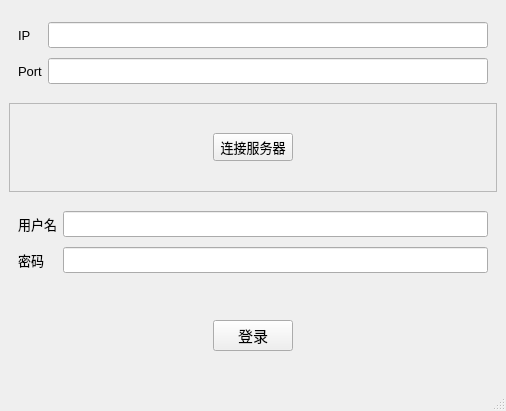
<?xml version="1.0" encoding="UTF-8"?>
<ui version="4.0">
 <class>MainWindow</class>
 <widget class="QMainWindow" name="MainWindow">
  <property name="geometry">
   <rect>
    <x>0</x>
    <y>0</y>
    <width>506</width>
    <height>411</height>
   </rect>
  </property>
  <property name="windowTitle">
   <string>MainWindow</string>
  </property>
  <widget class="QWidget" name="centralwidget">
   <layout class="QVBoxLayout" name="verticalLayout">
    <item>
     <widget class="QWidget" name="widget_3" native="true">
      <layout class="QGridLayout" name="gridLayout_2">
       <item row="2" column="0">
        <widget class="QLabel" name="label_4">
         <property name="font">
          <font>
           <pointsize>10</pointsize>
          </font>
         </property>
         <property name="text">
          <string>Port</string>
         </property>
        </widget>
       </item>
       <item row="0" column="0">
        <widget class="QLabel" name="label_3">
         <property name="font">
          <font>
           <pointsize>10</pointsize>
          </font>
         </property>
         <property name="text">
          <string>IP</string>
         </property>
        </widget>
       </item>
       <item row="0" column="1">
        <widget class="QLineEdit" name="ip">
         <property name="sizeIncrement">
          <size>
           <width>0</width>
           <height>0</height>
          </size>
         </property>
         <property name="baseSize">
          <size>
           <width>0</width>
           <height>0</height>
          </size>
         </property>
         <property name="font">
          <font>
           <pointsize>11</pointsize>
          </font>
         </property>
        </widget>
       </item>
       <item row="2" column="1">
        <widget class="QLineEdit" name="port">
         <property name="font">
          <font>
           <pointsize>11</pointsize>
          </font>
         </property>
        </widget>
       </item>
      </layout>
     </widget>
    </item>
    <item>
     <widget class="QFrame" name="frame">
      <property name="frameShape">
       <enum>QFrame::StyledPanel</enum>
      </property>
      <property name="frameShadow">
       <enum>QFrame::Raised</enum>
      </property>
      <layout class="QHBoxLayout" name="horizontalLayout_2">
       <item>
        <spacer name="horizontalSpacer_3">
         <property name="orientation">
          <enum>Qt::Horizontal</enum>
         </property>
         <property name="sizeHint" stdset="0">
          <size>
           <width>193</width>
           <height>20</height>
          </size>
         </property>
        </spacer>
       </item>
       <item>
        <widget class="QPushButton" name="connectServer">
         <property name="font">
          <font>
           <pointsize>10</pointsize>
          </font>
         </property>
         <property name="text">
          <string>连接服务器</string>
         </property>
        </widget>
       </item>
       <item>
        <spacer name="horizontalSpacer_4">
         <property name="orientation">
          <enum>Qt::Horizontal</enum>
         </property>
         <property name="sizeHint" stdset="0">
          <size>
           <width>193</width>
           <height>20</height>
          </size>
         </property>
        </spacer>
       </item>
      </layout>
     </widget>
    </item>
    <item>
     <widget class="QWidget" name="widget" native="true">
      <layout class="QGridLayout" name="gridLayout">
       <item row="0" column="1">
        <widget class="QLineEdit" name="username">
         <property name="font">
          <font>
           <pointsize>11</pointsize>
          </font>
         </property>
        </widget>
       </item>
       <item row="2" column="0">
        <widget class="QLabel" name="label_2">
         <property name="font">
          <font>
           <pointsize>10</pointsize>
          </font>
         </property>
         <property name="text">
          <string>密码</string>
         </property>
        </widget>
       </item>
       <item row="2" column="1">
        <widget class="QLineEdit" name="password">
         <property name="font">
          <font>
           <pointsize>11</pointsize>
          </font>
         </property>
        </widget>
       </item>
       <item row="0" column="0">
        <widget class="QLabel" name="label">
         <property name="font">
          <font>
           <pointsize>10</pointsize>
          </font>
         </property>
         <property name="text">
          <string>用户名</string>
         </property>
        </widget>
       </item>
      </layout>
     </widget>
    </item>
    <item>
     <widget class="QWidget" name="widget_2" native="true">
      <layout class="QHBoxLayout" name="horizontalLayout">
       <item>
        <spacer name="horizontalSpacer">
         <property name="orientation">
          <enum>Qt::Horizontal</enum>
         </property>
         <property name="sizeHint" stdset="0">
          <size>
           <width>124</width>
           <height>20</height>
          </size>
         </property>
        </spacer>
       </item>
       <item>
        <widget class="QPushButton" name="pushButton">
         <property name="font">
          <font>
           <pointsize>11</pointsize>
          </font>
         </property>
         <property name="text">
          <string>登录</string>
         </property>
        </widget>
       </item>
       <item>
        <spacer name="horizontalSpacer_2">
         <property name="orientation">
          <enum>Qt::Horizontal</enum>
         </property>
         <property name="sizeHint" stdset="0">
          <size>
           <width>124</width>
           <height>20</height>
          </size>
         </property>
        </spacer>
       </item>
      </layout>
     </widget>
    </item>
   </layout>
  </widget>
  <widget class="QMenuBar" name="menubar">
   <property name="geometry">
    <rect>
     <x>0</x>
     <y>0</y>
     <width>506</width>
     <height>17</height>
    </rect>
   </property>
  </widget>
  <widget class="QStatusBar" name="statusbar"/>
 </widget>
 <resources/>
 <connections/>
</ui>
